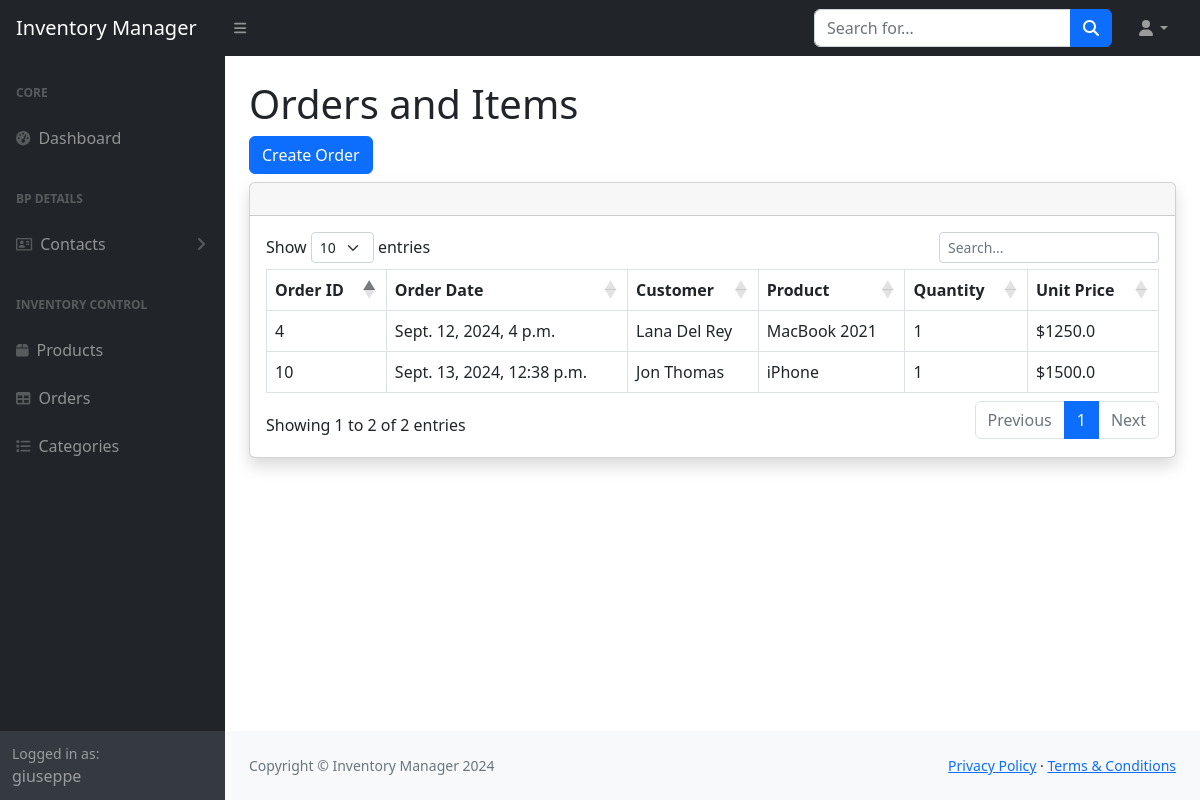
The app's page /orders (signed in) with its own data.
### inventorymanager/models.py (models this page shows, shortened)
class Order(models.Model):
    order_date = models.DateTimeField(auto_now_add=True)
    customer = models.ForeignKey(Customer, on_delete=models.CASCADE, related_name="orders")

class Customer(models.Model):
    first_name = models.CharField(max_length=75, null = False)
    last_name = models.CharField(max_length=75, null = False)
    email = models.CharField(max_length=75)
    phone = models.CharField(max_length=15)

class OrderItem(models.Model):
    quantity = models.IntegerField(null=False)
    unit_price = models.FloatField(null=False)
    order = models.ForeignKey(Order, on_delete=models.CASCADE, related_name="order_items")
    product = models.ForeignKey(Product, on_delete=models.CASCADE, related_name="product_items")

class Product(models.Model):
    name = models.CharField(max_length=140, null = False)
    description = models.CharField(max_length=75)
    unit_cost = models.FloatField(null = False)
    quantity_in_stock = models.IntegerField(null=False)
    category = models.ForeignKey(Category, on_delete=models.CASCADE, related_name="products")
    supplier = models.ForeignKey(Supplier, on_delete=models.CASCADE, related_name="products")

### inventorymanager/views.py (the view)
# urls.py: path("orders", views.order_view, name="orders"),
@login_required
def order_view(request):
    orders = Order.objects.all()
    return render(request, 'inventorymanager/orders.html', {
            "orders": orders
        })

### inventorymanager/templates/inventorymanager/orders.html (shortened to what this page needs)
{% extends "inventorymanager/layout.html" %}
{% block body %}
<h1 class="mt-4">Orders and Items</h1>
<a type="button" class="btn btn-primary mb-2" href="{% url 'create_order' %}">Create Order</a>
    <div class="card shadow mb-4">
            <div class="card-header py-3">
            </div>
            <div class="card-body">
                <div class="table-responsive">
                    <table id="ordersTable" class="table table-bordered" data-type="order" width="100%" cellspacing="0">
                        <thead>
                            <tr>
                                <th>Order ID</th>
                                <th>Order Date</th>
                                <th>Customer</th>
                                <th>Product</th>
                                <th>Quantity</th>
                                <th>Unit Price</th>
                            </tr>
                        </thead>
                        <tbody>
                            {% for order in orders %}
                                {% for item in order.order_items.all %}
                                <tr data-id="{{ order.id }}">
                                    <td>{{ order.id }}</td>
                                    <td>{{ order.order_date }}</td>
                                    <td>{{ order.customer.first_name }} {{ order.customer.last_name }}</td>
                                    <td>{{ item.product.name }}</td>
                                    <td>{{ item.quantity }}</td>
                                    <td>${{ item.unit_price }}</td>
                                </tr>
                                {% endfor %}
                            {% endfor %}
                        </tbody>
                    </table>
            </div>
        </div>
</div>
{% endblock body %}

### inventorymanager/templates/inventorymanager/layout.html (shortened to what this page needs)
{% load static %}
<!DOCTYPE html>
<html lang="en">
    <head>
        <link rel="stylesheet" href="https://cdn.jsdelivr.net/npm/bootstrap@5.2.3/dist/css/bootstrap.min.css">
        <link href="{% static 'inventorymanager/css/styles.css' %}" rel="stylesheet" />
        <link rel="stylesheet" href="https://cdn.datatables.net/1.13.4/css/dataTables.bootstrap5.min.css">
        <link href="https://cdn.datatables.net/v/bs5/jszip-3.10.1/dt-2.1.6/b-3.1.2/b-html5-3.1.2/b-print-3.1.2/datatables.min.css" rel="stylesheet">
    </head>
    <body class="sb-nav-fixed">
        <nav class="sb-topnav navbar navbar-expand navbar-dark bg-dark">
            <a class="navbar-brand ps-3" href="{% url 'index' %}">Inventory Manager</a>
            <button class="btn btn-link btn-sm order-1 order-lg-0 me-4 me-lg-0" id="sidebarToggle" href="#!"><i class="fas fa-bars"></i></button>
            <form class="d-none d-md-inline-block form-inline ms-auto me-0 me-md-3 my-2 my-md-0">
                <div class="input-group">
                    <input class="form-control" type="text" placeholder="Search for..." aria-label="Search for..." aria-describedby="btnNavbarSearch" />
                    <button class="btn btn-primary" id="btnNavbarSearch" type="button"><i class="fas fa-search"></i></button>
                </div>
            </form>
            <ul class="navbar-nav ms-auto ms-md-0 me-3 me-lg-4">
                <li class="nav-item dropdown">
                    <a class="nav-link dropdown-toggle" id="navbarDropdown" href="#" role="button" data-bs-toggle="dropdown" aria-expanded="false"><i class="fas fa-user fa-fw"></i></a>
                </li>
            </ul>
        </nav>
        <div id="layoutSidenav">
            <div id="layoutSidenav_nav">
                <nav class="sb-sidenav accordion sb-sidenav-dark" id="sidenavAccordion">
                    <div class="sb-sidenav-menu">
                        <div class="nav">
                            <div class="sb-sidenav-menu-heading">Core</div>
                            <a class="nav-link" href="{% url 'index' %}">
                                <div class="sb-nav-link-icon"><i class="fas fa-tachometer-alt"></i></div>
                                Dashboard
                            </a>
                            <div class="sb-sidenav-menu-heading">BP DETAILS</div>
                            <a class="nav-link collapsed" href="#" data-bs-toggle="collapse" data-bs-target="#collapseLayouts" aria-expanded="false" aria-controls="collapseLayouts">
                                <div class="sb-nav-link-icon"><i class="fa-regular fa-address-card"></i></div>
                                Contacts
                                <div class="sb-sidenav-collapse-arrow"><i class="fas fa-angle-down"></i></div>
                            </a>
                            <div class="sb-sidenav-menu-heading">Inventory Control</div>
                            <a class="nav-link" href="{% url 'products' %}">
                                <div class="sb-nav-link-icon"><i class="fa-solid fa-box"></i></div>
                                Products
                            </a>
                            <a class="nav-link" href="{% url 'orders' %}">
                                <div class="sb-nav-link-icon"><i class="fas fa-table"></i></div>
                                Orders
                            </a>
                            <a class="nav-link" href="{% url 'categories' %}">
                                <div class="sb-nav-link-icon"><i class="fa-solid fa-list"></i></div>
                                Categories
                            </a>
                        </div>
                    </div>
                    <div class="sb-sidenav-footer">
                        <div class="small">Logged in as:</div>
                        {{user}}
                    </div>
                </nav>
            </div>
            <div id="layoutSidenav_content">
                <main>
                    <div class="container-fluid px-4">
                        <div class="body">
                            {% block body %}
                            {% endblock %}
                        </div>
                    </div>
                </main>
                <footer class="py-4 bg-light mt-auto">
                    <div class="container-fluid px-4">
                        <div class="d-flex align-items-center justify-content-between small">
                            <div class="text-muted">Copyright &copy; Inventory Manager 2024</div>
                            <div>
                                <a href="#">Privacy Policy</a>
                                &middot;
                                <a href="#">Terms &amp; Conditions</a>
                            </div>
                        </div>
                    </div>
                </footer>
            </div>
        </div>
    </body>
</html>

### records on screen
Order: id "4", order_date "Sept. 12, 2024, 4 p.m.", customer.first_name "Lana", customer.last_name "Del Rey"
OrderItem: product.name "MacBook 2021", quantity "1", unit_price "1250.0"
Order: id "10", order_date "Sept. 13, 2024, 12:38 p.m.", customer.first_name "Jon", customer.last_name "Thomas"
OrderItem: product.name "iPhone", quantity "1", unit_price "1500.0"

### other values on screen
{{ user }} "giuseppe"
